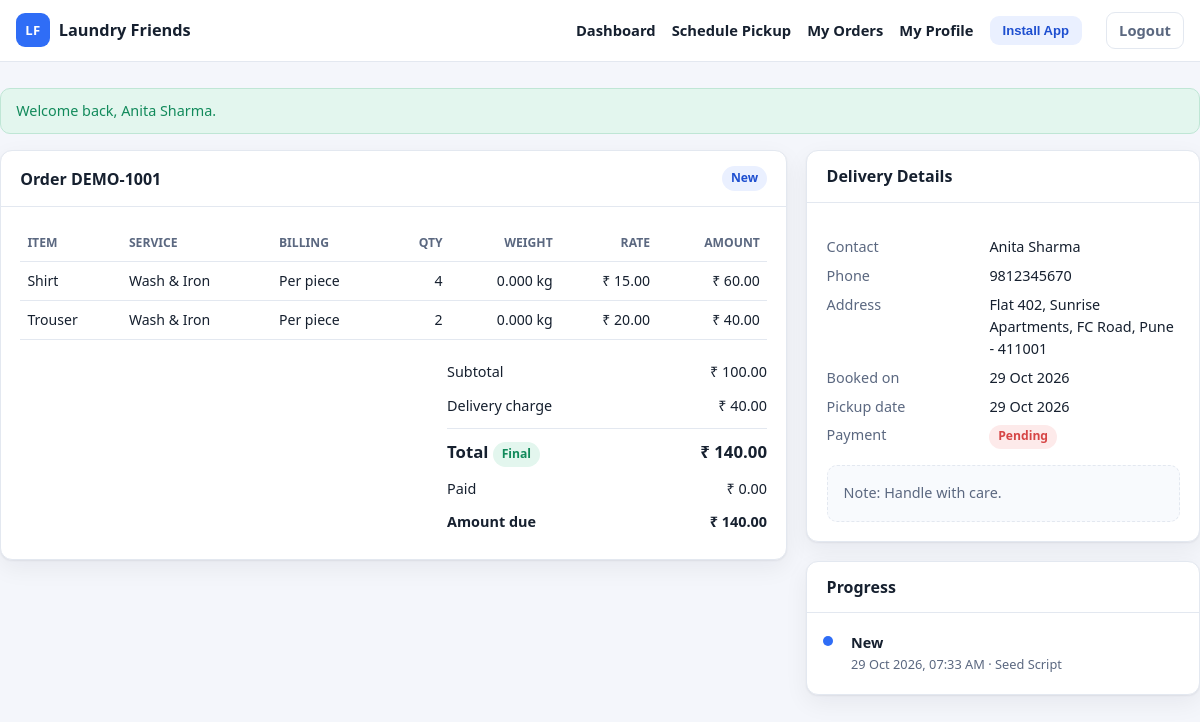
The app's page /customer/order-view.php?id=1 (signed in) with its own data.
### tables this page shows
CREATE TABLE IF NOT EXISTS orders (
  id INT UNSIGNED AUTO_INCREMENT PRIMARY KEY,
  order_number VARCHAR(30) NOT NULL,
  customer_id INT UNSIGNED NOT NULL,
  source ENUM('customer','admin') NOT NULL DEFAULT 'admin',
  pricing_mode ENUM('per_item','per_kg') NOT NULL DEFAULT 'per_item',
  status ENUM('new','pickup_assigned','picked_up','processing','ready_for_delivery','out_for_delivery','delivered','cancelled') NOT NULL DEFAULT 'new',
  payment_status ENUM('pending','partial','paid') NOT NULL DEFAULT 'pending',
  order_date DATE NOT NULL,
  scheduled_pickup_date DATE NULL,
  scheduled_delivery_date DATE NULL,
  contact_name VARCHAR(100) NOT NULL,
  contact_phone VARCHAR(20) NOT NULL,
  delivery_address TEXT NOT NULL,
  pickup_latitude DECIMAL(10,7) NULL,
  pickup_longitude DECIMAL(10,7) NULL,
  pickup_place_id VARCHAR(255) NULL,
  pickup_staff_id INT UNSIGNED NULL,
  delivery_staff_id INT UNSIGNED NULL,
  pickup_assigned_at DATETIME NULL,
  delivery_assigned_at DATETIME NULL,
  pickup_completed_at DATETIME NULL,
  delivery_completed_at DATETIME NULL,
  subtotal DECIMAL(12,2) NOT NULL DEFAULT 0,
  discount_amount DECIMAL(12,2) NOT NULL DEFAULT 0,
  delivery_charge DECIMAL(12,2) NOT NULL DEFAULT 0,
  tax_amount DECIMAL(12,2) NOT NULL DEFAULT 0,
  total_amount DECIMAL(12,2) NOT NULL DEFAULT 0,
  paid_amount DECIMAL(12,2) NOT NULL DEFAULT 0,
  notes TEXT NULL,
  staff_notes TEXT NULL,
  created_by INT UNSIGNED NULL,
  created_at DATETIME NOT NULL DEFAULT CURRENT_TIMESTAMP,
  updated_at DATETIME NOT NULL DEFAULT CURRENT_TIMESTAMP ON UPDATE CURRENT_TIMESTAMP,
  UNIQUE KEY uq_orders_number (order_number),
  KEY idx_orders_customer (customer_id),
  KEY idx_orders_status (status),
  KEY idx_orders_pickup_staff (pickup_staff_id),
  KEY idx_orders_delivery_staff (delivery_staff_id),
  KEY idx_orders_payment (payment_status),
  KEY idx_orders_date (order_date)
);

CREATE TABLE IF NOT EXISTS order_items (
  id INT UNSIGNED AUTO_INCREMENT PRIMARY KEY,
  order_id INT UNSIGNED NOT NULL,
  service_id INT UNSIGNED NULL,
  subcategory_id INT UNSIGNED NULL,
  subcategory_name VARCHAR(80) NULL,
  item_name VARCHAR(120) NOT NULL,
  service_name VARCHAR(120) NULL,
  service_type VARCHAR(40) NOT NULL DEFAULT 'wash_fold',
  price_mode ENUM('per_piece','per_kg','fixed') NOT NULL DEFAULT 'per_piece',
  qty INT UNSIGNED NOT NULL DEFAULT 1,
  weight_kg DECIMAL(10,3) NOT NULL DEFAULT 0,
  weight_verified TINYINT(1) NOT NULL DEFAULT 0,
  weight_verified_by INT UNSIGNED NULL,
  weight_verified_at DATETIME NULL,
  rate DECIMAL(12,2) NOT NULL DEFAULT 0,
  catalog_rate DECIMAL(12,2) NOT NULL DEFAULT 0,
  rate_changed_by INT UNSIGNED NULL,
  rate_changed_by_name VARCHAR(100) NULL,
  rate_change_reason VARCHAR(255) NULL,
  rate_changed_at DATETIME NULL,
  amount DECIMAL(12,2) NOT NULL DEFAULT 0,
  notes VARCHAR(255) NULL,
  KEY idx_order_items_order (order_id),
  KEY idx_order_items_service (service_id)
);

CREATE TABLE IF NOT EXISTS order_status_history (
  id INT UNSIGNED AUTO_INCREMENT PRIMARY KEY,
  order_id INT UNSIGNED NOT NULL,
  from_status VARCHAR(30) NULL,
  to_status VARCHAR(30) NOT NULL,
  action VARCHAR(50) NOT NULL,
  notes VARCHAR(255) NULL,
  user_id INT UNSIGNED NULL,
  user_name VARCHAR(100) NULL,
  user_role VARCHAR(30) NULL,
  created_at DATETIME NOT NULL DEFAULT CURRENT_TIMESTAMP,
  KEY idx_history_order (order_id),
  KEY idx_history_created (created_at)
);

### config/helpers.php (called while the page is built, shortened)
<?php
function e(?string $value): string
{
    return htmlspecialchars((string) $value, ENT_QUOTES | ENT_SUBSTITUTE, 'UTF-8');
}
function query_int(string $key, int $default = 0): int
{
    $value = $_GET[$key] ?? null;
    return is_numeric($value) ? (int) $value : $default;
}
function money(float $amount): string
{
    return APP_CURRENCY . ' ' . number_format($amount, 2);
}
function order_statuses(): array
{
    return [
        'new' => 'New',
        'pickup_assigned' => 'Pickup Assigned',
        'picked_up' => 'Picked Up',
        'processing' => 'Processing',
        'ready_for_delivery' => 'Ready for Delivery',
        'out_for_delivery' => 'Out for Delivery',
        'delivered' => 'Delivered',
        'cancelled' => 'Cancelled',
    ];
}
function order_status_label(string $status): string
{
    $all = order_statuses();
    return $all[$status] ?? ucwords(str_replace('_', ' ', $status));
}
function payment_statuses(): array
{
    return [
        'pending' => 'Pending',
        'partial' => 'Partially Paid',
        'paid' => 'Paid',
    ];
}
function payment_status_label(string $status): string
{
    $all = payment_statuses();
    return $all[$status] ?? ucfirst($status);
}
function service_types(): array
{
    return [
        'wash_fold' => 'Wash & Fold',
        'wash_iron' => 'Wash & Iron',
        'dry_clean' => 'Dry Clean',
        'iron_only' => 'Ironing Only',
        'shoe_clean' => 'Shoe Cleaning',
        'bed_cover' => 'Bed Cover / Curtain',
        'weight_based' => 'Weight Based Laundry',
        'other' => 'Other',
    ];
}
function service_type_label(string $type): string
{
    $all = service_types();
    return $all[$type] ?? ucwords(str_replace('_', ' ', $type));
}
function service_modes(): array
{
    return [
        'per_piece' => 'Per piece',
        'per_kg' => 'Per kg',
        'fixed' => 'Fixed rate',
    ];
}
function service_mode_label(string $mode): string
{
    $all = service_modes();
    return $all[$mode] ?? ucfirst(str_replace('_', ' ', $mode));
}
function order_item_service_label(array $item): string
{
    $name = trim((string) ($item['service_name'] ?? ''));
    return service_type_label((string) ($item['service_type'] ?? ''));
}
function order_item_billing_label(array $item): string
{
    $mode = (string) ($item['price_mode'] ?? 'per_piece');
    return service_mode_label($mode);
}
function format_date(?string $date): string
{
    $ts = strtotime($date);
    return $ts === false ? '—' : date('d M Y', $ts);
}
function format_datetime(?string $date): string
{
    $ts = strtotime($date);
    return $ts === false ? '—' : date('d M Y, h:i A', $ts);
}
function status_badge(string $status): string
{
    $map = [
        'new' => 'badge-info',
        'pickup_assigned' => 'badge-info',
        'picked_up' => 'badge-purple',
        'processing' => 'badge-purple',
        'ready_for_delivery' => 'badge-warn',
        'out_for_delivery' => 'badge-warn',
        'delivered' => 'badge-success',
        'cancelled' => 'badge-muted',
        'pending' => 'badge-danger',
        'partial' => 'badge-warn',
        'paid' => 'badge-success',
    ];
    return $map[$status] ?? 'badge-muted';
}

### config/db.php (called while the page is built, shortened)
<?php
function db(): PDO
{
    static $pdo = null;
    if ($pdo instanceof PDO) {
        return $pdo;
    }
    $dsn = 'mysql:host=' . DB_HOST . ';port=' . DB_PORT . ';dbname=' . DB_NAME . ';charset=utf8mb4';
    try {
        $pdo = new PDO($dsn, DB_USER, DB_PASS, [
            PDO::ATTR_ERRMODE => PDO::ERRMODE_EXCEPTION,
            PDO::ATTR_DEFAULT_FETCH_MODE => PDO::FETCH_ASSOC,
            PDO::ATTR_EMULATE_PREPARES => false,
        ]);
        $pdo->exec("SET time_zone = '" . DB_TIMEZONE . "'");
    } catch (PDOException $e) {
        app_log_throwable($e);
        throw new RuntimeException('Database connection failed. Please try again in a moment.', 0, $e);
    }
    return $pdo;
}
function db_all(string $sql, array $params = []): array
{
    $stmt = db()->prepare($sql);
    $stmt->execute($params);
    return $stmt->fetchAll();
}
function db_row(string $sql, array $params = []): ?array
{
    $stmt = db()->prepare($sql);
    $stmt->execute($params);
    $row = $stmt->fetch();
    return $row === false ? null : $row;
}

### customer/order-view.php (the view, shortened to what this page needs)
<?php
require_once dirname(__DIR__) . '/includes/layout.php';
$orderId = query_int('id');
$order = db_row('SELECT * FROM orders WHERE id = ?', [$orderId]);
$items = db_all('SELECT * FROM order_items WHERE order_id = ? ORDER BY id', [$orderId]);
$history = db_all('SELECT * FROM order_status_history WHERE order_id = ? ORDER BY id DESC', [$orderId]);
$due = (float) $order['total_amount'] - (float) $order['paid_amount'];
?>
<div class="detail-grid">
    <div>
        <div class="panel">
            <div class="panel-head">
                <h2>Order <?= e($order['order_number']) ?></h2>
                <span class="badge <?= e(status_badge((string) $order['status'])) ?>"><?= e(order_status_label((string) $order['status'])) ?></span>
            </div>
            <div class="panel-body">
                <div class="table-wrap">
                    <table class="items-table">
                        <thead>
                            <tr>
                                <th>Item</th>
                                <th>Service</th>
                                <th>Billing</th>
                                <th class="num">Qty</th>
                                <th class="num">Weight</th>
                                <th class="num">Rate</th>
                                <th class="num">Amount</th>
                            </tr>
                        </thead>
                        <tbody>
                        <?php foreach ($items as $item): ?>
                            <tr>
                                <td><?= e($item['item_name']) ?><?php if (!empty($item['subcategory_name'])): ?><br><span class="subtle"><?= e((string) $item['subcategory_name']) ?></span><?php endif; ?></td>
                                <td><?= e(order_item_service_label($item)) ?></td>
                                <td><?= e(order_item_billing_label($item)) ?></td>
                                <td class="num"><?= e((string) $item['qty']) ?></td>
                                <td class="num">
                                    <?= e(number_format((float) $item['weight_kg'], 3)) ?> kg
                                </td>
                                <td class="num"><?= e(money((float) $item['rate'])) ?></td>
                                <td class="num"><?= e(money((float) $item['amount'])) ?></td>
                            </tr>
                        <?php endforeach; ?>
                        </tbody>
                    </table>
                </div>
                <?php
                $hasEstimate = false;
                ?>
                <div class="mt-1" style="max-width: 320px; margin-left:auto;">
                    <div class="total-row"><span>Subtotal</span><span><?= e(money((float) $order['subtotal'])) ?></span></div>
                    <?php if ((float) $order['delivery_charge'] > 0): ?>
                        <div class="total-row"><span>Delivery charge</span><span><?= e(money((float) $order['delivery_charge'])) ?></span></div>
                    <?php endif; ?>
                    <div class="total-row grand"><span>Total
                        <span class="badge <?= $hasEstimate ? 'badge-warn' : 'badge-success' ?>"><?= $hasEstimate ? 'Estimated' : 'Final' ?></span>
                    </span><span><?= e(money((float) $order['total_amount'])) ?></span></div>
                    <div class="total-row"><span>Paid</span><span><?= e(money((float) $order['paid_amount'])) ?></span></div>
                    <div class="total-row"><strong>Amount due</strong><strong><?= e(money($due)) ?></strong></div>
                </div>
            </div>
        </div>
    </div>
    <div>
        <div class="panel">
            <div class="panel-head"><h3>Delivery Details</h3></div>
            <div class="panel-body">
                <dl class="kv">
                    <dt>Contact</dt>
                    <dd><?= e($order['contact_name']) ?></dd>
                    <dt>Phone</dt>
                    <dd><?= e($order['contact_phone']) ?></dd>
                    <dt>Address</dt>
                    <dd><?= e($order['delivery_address']) ?></dd>
                    <dt>Booked on</dt>
                    <dd><?= e(format_date((string) $order['order_date'])) ?></dd>
                    <dt>Pickup date</dt>
                    <dd><?= e(format_date($order['scheduled_pickup_date'])) ?></dd>
                    <dt>Payment</dt>
                    <dd><span class="badge <?= e(status_badge((string) $order['payment_status'])) ?>"><?= e(payment_status_label((string) $order['payment_status'])) ?></span></dd>
                </dl>
                <?php if (!empty($order['notes'])): ?>
                    <div class="muted-box mt-1">Note: <?= e($order['notes']) ?></div>
                <?php endif; ?>
            </div>
        </div>
        <div class="panel">
            <div class="panel-head"><h3>Progress</h3></div>
            <div class="panel-body">
                <ul class="timeline">
                    <?php foreach ($history as $entry): ?>
                        <li>
                            <div class="who"><?= e(order_status_label((string) $entry['to_status'])) ?></div>
                            <div class="when"><?= e(format_datetime((string) $entry['created_at'])) ?> &middot; <?= e((string) ($entry['user_name'] ?? 'System')) ?></div>
                        </li>
                    <?php endforeach; ?>
                </ul>
            </div>
        </div>
    </div>
</div>

### assets/css/app.css (style rules this page uses)
:root { --brand: #2f6df6; --brand-dark: #1e4fd0; --brand-soft: #eaf0ff; --ink: #16202f; --ink-soft: #5b6880; --line: #e3e8f0; --bg: #f4f6fb; --card: #ffffff; --green: #128a5b; --green-soft: #e3f6ee; --amber: #b7791f; --amber-soft: #fdf3e0; --red: #d64545; --red-soft: #fdeaea; --purple: #6b46c1; --purple-soft: #f0eaff; --radius: 12px; --shadow: 0 1px 2px rgba(16, 24, 40, .06), 0 8px 24px rgba(16, 24, 40, .06); }
* { box-sizing: border-box; }
html, body { margin: 0; padding: 0; }
body { font-family: "Segoe UI", Roboto, "Helvetica Neue", Arial, sans-serif; color: var(--ink); background: var(--bg); font-size: 15px; line-height: 1.55; -webkit-font-smoothing: antialiased; }
h1, h2, h3, h4 { margin: 0 0 .5rem; line-height: 1.25; }
h2 { font-size: 1.35rem; }
h3 { font-size: 1.1rem; }
.panel { background: #fff; border: 1px solid var(--line); border-radius: var(--radius); box-shadow: var(--shadow); margin-bottom: 1.2rem; }
.panel-head { padding: .95rem 1.2rem; border-bottom: 1px solid var(--line); display: flex; align-items: center; justify-content: space-between; gap: .8rem; flex-wrap: wrap; }
.panel-head h2, .panel-head h3 { margin: 0; font-size: 1rem; }
.panel-body { padding: 1.2rem; }
.table-wrap { overflow-x: auto; }
.badge { display: inline-block; padding: .18rem .55rem; border-radius: 999px; font-size: .76rem; font-weight: 600; white-space: nowrap; }
.badge-info { background: var(--brand-soft); color: var(--brand-dark); }
.badge-success { background: var(--green-soft); color: var(--green); }
.badge-danger { background: var(--red-soft); color: var(--red); }
.items-table { width: 100%; border-collapse: collapse; font-size: .88rem; }
.items-table th, .items-table td { padding: .5rem .45rem; border-bottom: 1px solid var(--line); }
.items-table th { font-size: .76rem; text-transform: uppercase; color: var(--ink-soft); text-align: left; }
.items-table td.num, .items-table th.num { text-align: right; }
.timeline { list-style: none; margin: 0; padding: 0; }
.timeline li { position: relative; padding: 0 0 .95rem 1.4rem; border-left: 2px solid var(--line); }
.timeline li:last-child { padding-bottom: 0; border-left-color: transparent; }
.timeline li::before { content: ""; position: absolute; left: -6px; top: 4px; width: 10px; height: 10px; border-radius: 50%; background: var(--brand); }
.timeline .who { font-weight: 600; font-size: .9rem; }
.timeline .when { color: var(--ink-soft); font-size: .8rem; }
.detail-grid { display: grid; grid-template-columns: 2fr 1fr; gap: 1.2rem; align-items: start; }
.kv { display: grid; grid-template-columns: 150px 1fr; gap: .4rem .8rem; font-size: .9rem; }
.kv dt { color: var(--ink-soft); }
.kv dd { margin: 0; font-weight: 500; }
.total-row { display: flex; justify-content: space-between; align-items: baseline; flex-wrap: wrap; gap: .15rem .6rem; padding: .35rem 0; font-size: .9rem; }
.total-row.grand { border-top: 1px solid var(--line); margin-top: .35rem; padding-top: .6rem; font-weight: 700; font-size: 1.05rem; }
.mt-1 { margin-top: 1rem; }
.muted-box { background: #f8fafd; border: 1px dashed var(--line); border-radius: 10px; padding: 1rem; color: var(--ink-soft); font-size: .9rem; }

### records on screen
orders: order_number "DEMO-1001", status "New", subtotal "₹ 100.00", delivery_charge "₹ 40.00", total_amount "₹ 140.00", paid_amount "₹ 0.00", money($due) "₹ 140.00", contact_name "Anita Sharma", contact_phone "9812345670", delivery_address "Flat 402, Sunrise Apartments, FC Road, Pune - 411001", order_date "29 Oct 2026", scheduled_pickup_date "29 Oct 2026", payment_status "Pending", notes "Handle with care."
order_items: item_name "Shirt", service_type "Wash & Iron", price_mode "Per piece", qty "4", weight_kg "0.000", rate "₹ 15.00", amount "₹ 60.00"
order_items: item_name "Trouser", service_type "Wash & Iron", price_mode "Per piece", qty "2", weight_kg "0.000", rate "₹ 20.00", amount "₹ 40.00"
order_status_history: to_status "New", created_at "29 Oct 2026, 07:33 AM", user_name "Seed Script"

### other values on screen
APP_NAME "Laundry Friends"
$item['label'] "Dashboard"
$item['label'] "Schedule Pickup"
$item['label'] "My Orders"
$item['label'] "My Profile"
$flash['message'] "Welcome back, Anita Sharma."
